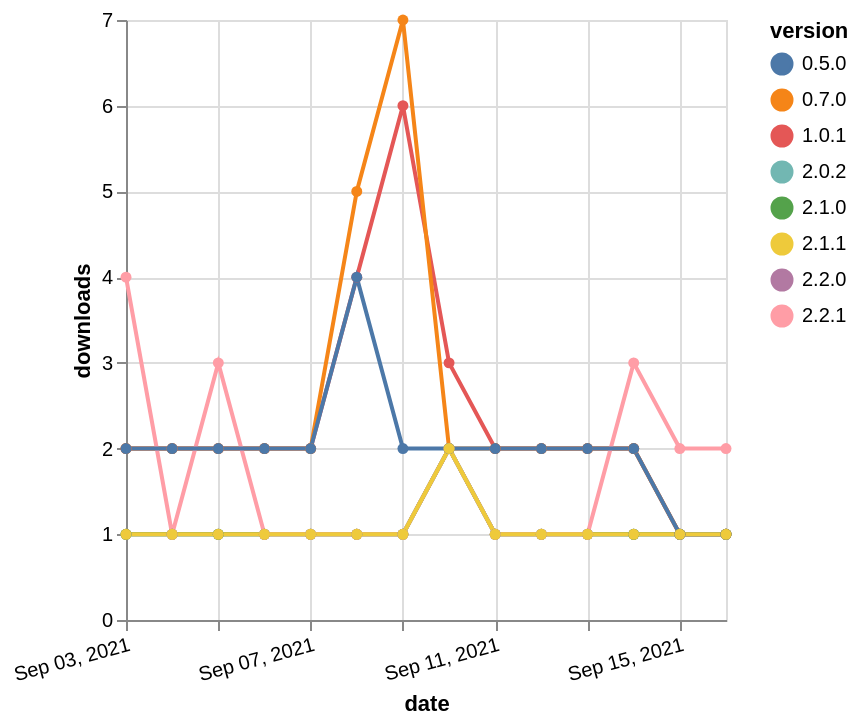

Describe this chart as a Vega-Lite specification.
### Vega-Lite specification from a JSON file in a GitHub repository (floating-point values rounded to 4 significant figures)
{"$schema": "https://vega.github.io/schema/vega-lite/v5.json", "description": "A simple bar chart with embedded data.", "data": {"values": [{"date": "2021-09-03", "total": 381, "delta": 1, "version": "2.0.2"}, {"date": "2021-09-04", "total": 382, "delta": 1, "version": "2.0.2"}, {"date": "2021-09-05", "total": 383, "delta": 1, "version": "2.0.2"}, {"date": "2021-09-06", "total": 384, "delta": 1, "version": "2.0.2"}, {"date": "2021-09-07", "total": 385, "delta": 1, "version": "2.0.2"}, {"date": "2021-09-08", "total": 386, "delta": 1, "version": "2.0.2"}, {"date": "2021-09-09", "total": 387, "delta": 1, "version": "2.0.2"}, {"date": "2021-09-10", "total": 389, "delta": 2, "version": "2.0.2"}, {"date": "2021-09-11", "total": 390, "delta": 1, "version": "2.0.2"}, {"date": "2021-09-12", "total": 391, "delta": 1, "version": "2.0.2"}, {"date": "2021-09-13", "total": 392, "delta": 1, "version": "2.0.2"}, {"date": "2021-09-14", "total": 393, "delta": 1, "version": "2.0.2"}, {"date": "2021-09-15", "total": 394, "delta": 1, "version": "2.0.2"}, {"date": "2021-09-16", "total": 395, "delta": 1, "version": "2.0.2"}, {"date": "2021-09-03", "total": 3966, "delta": 2, "version": "1.0.1"}, {"date": "2021-09-04", "total": 3968, "delta": 2, "version": "1.0.1"}, {"date": "2021-09-05", "total": 3970, "delta": 2, "version": "1.0.1"}, {"date": "2021-09-06", "total": 3972, "delta": 2, "version": "1.0.1"}, {"date": "2021-09-07", "total": 3974, "delta": 2, "version": "1.0.1"}, {"date": "2021-09-08", "total": 3978, "delta": 4, "version": "1.0.1"}, {"date": "2021-09-09", "total": 3984, "delta": 6, "version": "1.0.1"}, {"date": "2021-09-10", "total": 3987, "delta": 3, "version": "1.0.1"}, {"date": "2021-09-11", "total": 3989, "delta": 2, "version": "1.0.1"}, {"date": "2021-09-12", "total": 3991, "delta": 2, "version": "1.0.1"}, {"date": "2021-09-13", "total": 3993, "delta": 2, "version": "1.0.1"}, {"date": "2021-09-14", "total": 3995, "delta": 2, "version": "1.0.1"}, {"date": "2021-09-15", "total": 3996, "delta": 1, "version": "1.0.1"}, {"date": "2021-09-16", "total": 3997, "delta": 1, "version": "1.0.1"}, {"date": "2021-09-03", "total": 4144, "delta": 2, "version": "0.7.0"}, {"date": "2021-09-04", "total": 4146, "delta": 2, "version": "0.7.0"}, {"date": "2021-09-05", "total": 4148, "delta": 2, "version": "0.7.0"}, {"date": "2021-09-06", "total": 4150, "delta": 2, "version": "0.7.0"}, {"date": "2021-09-07", "total": 4152, "delta": 2, "version": "0.7.0"}, {"date": "2021-09-08", "total": 4157, "delta": 5, "version": "0.7.0"}, {"date": "2021-09-09", "total": 4164, "delta": 7, "version": "0.7.0"}, {"date": "2021-09-10", "total": 4166, "delta": 2, "version": "0.7.0"}, {"date": "2021-09-11", "total": 4168, "delta": 2, "version": "0.7.0"}, {"date": "2021-09-12", "total": 4170, "delta": 2, "version": "0.7.0"}, {"date": "2021-09-13", "total": 4172, "delta": 2, "version": "0.7.0"}, {"date": "2021-09-14", "total": 4174, "delta": 2, "version": "0.7.0"}, {"date": "2021-09-15", "total": 4175, "delta": 1, "version": "0.7.0"}, {"date": "2021-09-16", "total": 4176, "delta": 1, "version": "0.7.0"}, {"date": "2021-09-03", "total": 198, "delta": 1, "version": "2.2.0"}, {"date": "2021-09-04", "total": 199, "delta": 1, "version": "2.2.0"}, {"date": "2021-09-05", "total": 200, "delta": 1, "version": "2.2.0"}, {"date": "2021-09-06", "total": 201, "delta": 1, "version": "2.2.0"}, {"date": "2021-09-07", "total": 202, "delta": 1, "version": "2.2.0"}, {"date": "2021-09-08", "total": 203, "delta": 1, "version": "2.2.0"}, {"date": "2021-09-09", "total": 204, "delta": 1, "version": "2.2.0"}, {"date": "2021-09-10", "total": 206, "delta": 2, "version": "2.2.0"}, {"date": "2021-09-11", "total": 207, "delta": 1, "version": "2.2.0"}, {"date": "2021-09-12", "total": 208, "delta": 1, "version": "2.2.0"}, {"date": "2021-09-13", "total": 209, "delta": 1, "version": "2.2.0"}, {"date": "2021-09-14", "total": 210, "delta": 1, "version": "2.2.0"}, {"date": "2021-09-15", "total": 211, "delta": 1, "version": "2.2.0"}, {"date": "2021-09-16", "total": 212, "delta": 1, "version": "2.2.0"}, {"date": "2021-09-03", "total": 210, "delta": 1, "version": "2.1.0"}, {"date": "2021-09-04", "total": 211, "delta": 1, "version": "2.1.0"}, {"date": "2021-09-05", "total": 212, "delta": 1, "version": "2.1.0"}, {"date": "2021-09-06", "total": 213, "delta": 1, "version": "2.1.0"}, {"date": "2021-09-07", "total": 214, "delta": 1, "version": "2.1.0"}, {"date": "2021-09-08", "total": 215, "delta": 1, "version": "2.1.0"}, {"date": "2021-09-09", "total": 216, "delta": 1, "version": "2.1.0"}, {"date": "2021-09-10", "total": 218, "delta": 2, "version": "2.1.0"}, {"date": "2021-09-11", "total": 219, "delta": 1, "version": "2.1.0"}, {"date": "2021-09-12", "total": 220, "delta": 1, "version": "2.1.0"}, {"date": "2021-09-13", "total": 221, "delta": 1, "version": "2.1.0"}, {"date": "2021-09-14", "total": 222, "delta": 1, "version": "2.1.0"}, {"date": "2021-09-15", "total": 223, "delta": 1, "version": "2.1.0"}, {"date": "2021-09-16", "total": 224, "delta": 1, "version": "2.1.0"}, {"date": "2021-09-03", "total": 214, "delta": 4, "version": "2.2.1"}, {"date": "2021-09-04", "total": 215, "delta": 1, "version": "2.2.1"}, {"date": "2021-09-05", "total": 218, "delta": 3, "version": "2.2.1"}, {"date": "2021-09-06", "total": 219, "delta": 1, "version": "2.2.1"}, {"date": "2021-09-07", "total": 220, "delta": 1, "version": "2.2.1"}, {"date": "2021-09-08", "total": 221, "delta": 1, "version": "2.2.1"}, {"date": "2021-09-09", "total": 222, "delta": 1, "version": "2.2.1"}, {"date": "2021-09-10", "total": 224, "delta": 2, "version": "2.2.1"}, {"date": "2021-09-11", "total": 225, "delta": 1, "version": "2.2.1"}, {"date": "2021-09-12", "total": 226, "delta": 1, "version": "2.2.1"}, {"date": "2021-09-13", "total": 227, "delta": 1, "version": "2.2.1"}, {"date": "2021-09-14", "total": 230, "delta": 3, "version": "2.2.1"}, {"date": "2021-09-15", "total": 232, "delta": 2, "version": "2.2.1"}, {"date": "2021-09-16", "total": 234, "delta": 2, "version": "2.2.1"}, {"date": "2021-09-03", "total": 3522, "delta": 2, "version": "0.5.0"}, {"date": "2021-09-04", "total": 3524, "delta": 2, "version": "0.5.0"}, {"date": "2021-09-05", "total": 3526, "delta": 2, "version": "0.5.0"}, {"date": "2021-09-06", "total": 3528, "delta": 2, "version": "0.5.0"}, {"date": "2021-09-07", "total": 3530, "delta": 2, "version": "0.5.0"}, {"date": "2021-09-08", "total": 3534, "delta": 4, "version": "0.5.0"}, {"date": "2021-09-09", "total": 3536, "delta": 2, "version": "0.5.0"}, {"date": "2021-09-10", "total": 3538, "delta": 2, "version": "0.5.0"}, {"date": "2021-09-11", "total": 3540, "delta": 2, "version": "0.5.0"}, {"date": "2021-09-12", "total": 3542, "delta": 2, "version": "0.5.0"}, {"date": "2021-09-13", "total": 3544, "delta": 2, "version": "0.5.0"}, {"date": "2021-09-14", "total": 3546, "delta": 2, "version": "0.5.0"}, {"date": "2021-09-15", "total": 3547, "delta": 1, "version": "0.5.0"}, {"date": "2021-09-16", "total": 3548, "delta": 1, "version": "0.5.0"}, {"date": "2021-09-03", "total": 268, "delta": 1, "version": "2.1.1"}, {"date": "2021-09-04", "total": 269, "delta": 1, "version": "2.1.1"}, {"date": "2021-09-05", "total": 270, "delta": 1, "version": "2.1.1"}, {"date": "2021-09-06", "total": 271, "delta": 1, "version": "2.1.1"}, {"date": "2021-09-07", "total": 272, "delta": 1, "version": "2.1.1"}, {"date": "2021-09-08", "total": 273, "delta": 1, "version": "2.1.1"}, {"date": "2021-09-09", "total": 274, "delta": 1, "version": "2.1.1"}, {"date": "2021-09-10", "total": 276, "delta": 2, "version": "2.1.1"}, {"date": "2021-09-11", "total": 277, "delta": 1, "version": "2.1.1"}, {"date": "2021-09-12", "total": 278, "delta": 1, "version": "2.1.1"}, {"date": "2021-09-13", "total": 279, "delta": 1, "version": "2.1.1"}, {"date": "2021-09-14", "total": 280, "delta": 1, "version": "2.1.1"}, {"date": "2021-09-15", "total": 281, "delta": 1, "version": "2.1.1"}, {"date": "2021-09-16", "total": 282, "delta": 1, "version": "2.1.1"}]}, "width": "container", "mark": {"type": "line", "point": {"filled": true}}, "encoding": {"x": {"field": "date", "type": "temporal", "timeUnit": "yearmonthdate", "title": "date", "axis": {"labelAngle": -15}}, "y": {"field": "delta", "type": "quantitative", "title": "downloads"}, "color": {"field": "version", "type": "nominal"}, "tooltip": {"field": "delta"}}}
